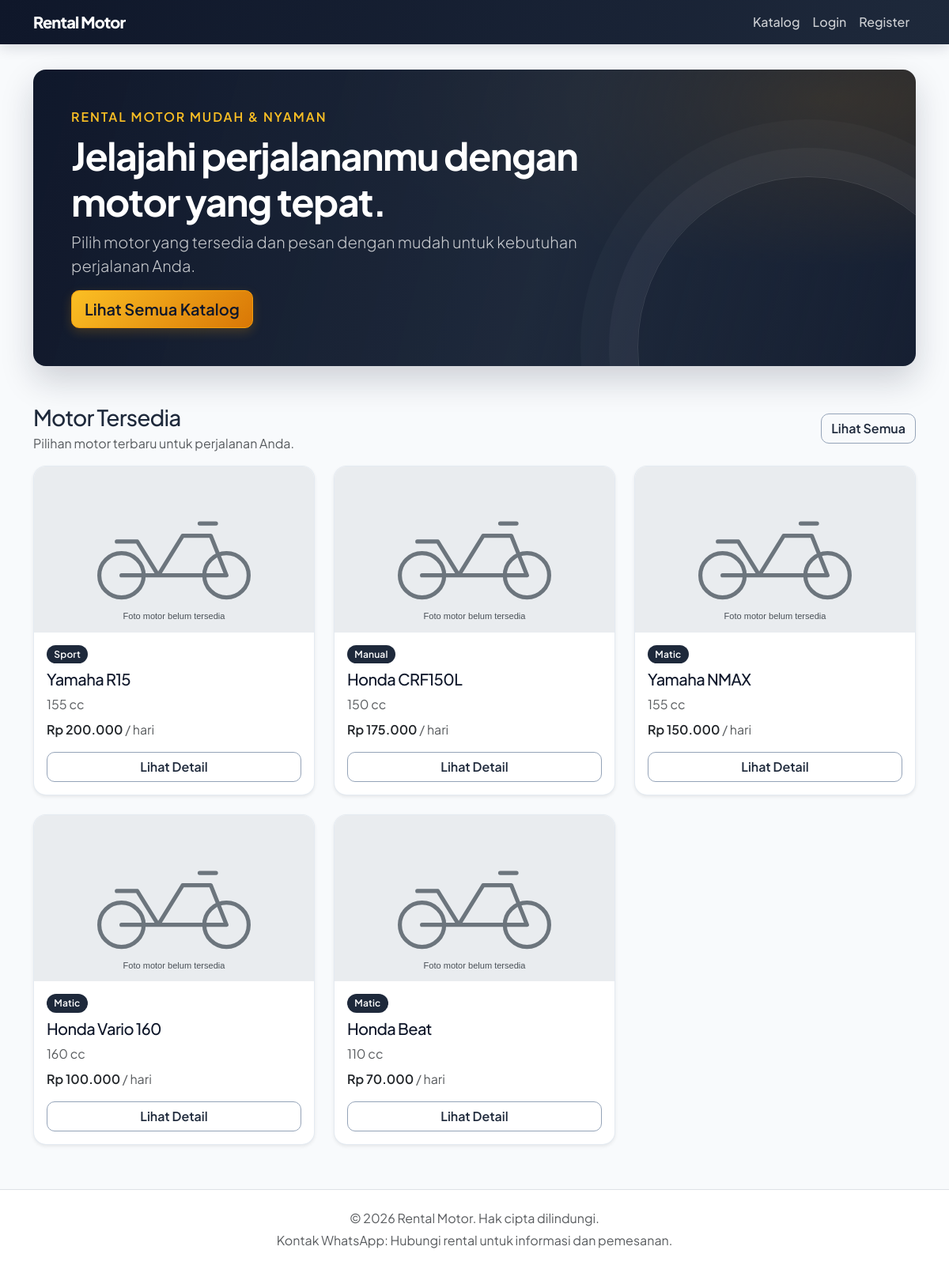
The page /public/index.php on the database its author committed.
### tables this page shows
CREATE TABLE
    motorcycles (
        id INT UNSIGNED NOT NULL AUTO_INCREMENT,
        brand VARCHAR(50) NOT NULL,  
        model VARCHAR(80) NOT NULL,  
        plate_number VARCHAR(15) NOT NULL,
        type ENUM ('matic', 'manual', 'sport') NOT NULL,
        engine_cc SMALLINT UNSIGNED NULL,
        year SMALLINT UNSIGNED NULL,
        color VARCHAR(30) NULL,
        description VARCHAR(255) NULL,  
        price_per_day INT UNSIGNED NOT NULL,  
        image VARCHAR(255) NULL,  
        status ENUM ('tersedia', 'maintenance', 'nonaktif') NOT NULL DEFAULT 'tersedia',
        created_at TIMESTAMP NOT NULL DEFAULT CURRENT_TIMESTAMP,
        updated_at TIMESTAMP NOT NULL DEFAULT CURRENT_TIMESTAMP ON UPDATE CURRENT_TIMESTAMP,
        PRIMARY KEY (id),
        UNIQUE KEY uq_motor_plate (plate_number),
        KEY idx_motor_type_status (type, status)
    );

### app/models/Motor.php (called while the page is built, shortened)
<?php
require_once __DIR__ . '/../database.php';
class Motor
{
    public static function getAllAvailableMotors(
        ?string $type_filter = null,
        ?string $search_keyword = null,
        ?int $limit = null
    ): array {
        $conditions = ["status = 'tersedia'"];
        $parameters = [];
        $search_keyword = trim((string) $search_keyword);
        $sql = 'SELECT id, brand, model, plate_number, type, engine_cc, year, color,
                       description, price_per_day, image, status, created_at, updated_at
                FROM motorcycles
                WHERE ' . implode(' AND ', $conditions) . '
                ORDER BY created_at DESC, id DESC';
        if ($limit !== null) {
            $sql .= ' LIMIT :limit';
        }
        $statement = getDBConnection()->prepare($sql);
        if ($limit !== null) {
            $statement->bindValue(':limit', $limit, PDO::PARAM_INT);
        }
        $statement->execute();
        return $statement->fetchAll();
    }
}

### app/database.php (called while the page is built, shortened)
<?php
function getDBConnection(): PDO
{
    $dsn = 'mysql:host=' . DB_HOST . ';dbname=' . DB_NAME . ';charset=utf8mb4';
    try {
        return new PDO($dsn, DB_USER, DB_PASS, [
            PDO::ATTR_ERRMODE => PDO::ERRMODE_EXCEPTION,
            PDO::ATTR_DEFAULT_FETCH_MODE => PDO::FETCH_ASSOC,
        ]);
    } catch (PDOException $exception) {
        throw new RuntimeException('Gagal terhubung ke database rental motor.', 0, $exception);
    }
}

### app/helpers.php (called while the page is built, shortened)
<?php
function format_rupiah(int|float|string $angka): string
{
    return 'Rp ' . number_format((float) $angka, 0, ',', '.');
}
function motor_image_url(?string $image): string
{
    $imageDirectory = dirname(__DIR__) . DIRECTORY_SEPARATOR . 'public' . DIRECTORY_SEPARATOR
        . 'assets' . DIRECTORY_SEPARATOR . 'img' . DIRECTORY_SEPARATOR . 'motor' . DIRECTORY_SEPARATOR;
    $imageName = $image !== null ? basename(str_replace('\\', '/', $image)) : '';
    return rtrim(BASE_URL, '/') . '/assets/img/motor/placeholder.svg';
}

### public/index.php (the view, shortened to what this page needs)
<?php
require_once __DIR__ . '/../app/helpers.php';
require_once __DIR__ . '/../app/models/Motor.php';
$motors = Motor::getAllAvailableMotors(limit: 6);
require __DIR__ . '/../app/views/layout/header.php';
?>
<section class="home-hero rounded-4 p-4 p-md-5 mb-5">
    <div class="row align-items-center">
        <div class="col-lg-8">
            <p class="text-uppercase text-primary fw-semibold mb-2">Rental Motor Mudah & Nyaman</p>
            <h1 class="display-5 fw-bold">Jelajahi perjalananmu dengan motor yang tepat.</h1>
            <p class="lead text-secondary">Pilih motor yang tersedia dan pesan dengan mudah untuk kebutuhan perjalanan Anda.</p>
            <a class="btn btn-primary btn-lg" href="<?= htmlspecialchars(BASE_URL, ENT_QUOTES, 'UTF-8') ?>/katalog.php">Lihat Semua Katalog</a>
        </div>
    </div>
</section>
<section aria-labelledby="latest-motors-title">
    <div class="d-flex justify-content-between align-items-center mb-3">
        <div>
            <h2 class="h3 mb-1" id="latest-motors-title">Motor Tersedia</h2>
            <p class="text-muted mb-0">Pilihan motor terbaru untuk perjalanan Anda.</p>
        </div>
        <a class="btn btn-outline-primary d-none d-sm-inline-block" href="<?= htmlspecialchars(BASE_URL, ENT_QUOTES, 'UTF-8') ?>/katalog.php">Lihat Semua</a>
    </div>
    <?php if ($motors === []): ?>
        <div class="alert alert-info">Belum ada motor yang tersedia saat ini.</div>
    <?php else: ?>
        <div class="row g-4">
            <?php foreach ($motors as $motor): ?>
                <div class="col-sm-6 col-lg-4">
                    <article class="card h-100 shadow-sm">
                        <img src="<?= htmlspecialchars(motor_image_url($motor['image']), ENT_QUOTES, 'UTF-8') ?>"
                             class="card-img-top" alt="<?= htmlspecialchars($motor['brand'] . ' ' . $motor['model'], ENT_QUOTES, 'UTF-8') ?>"
                             style="height: 210px; object-fit: cover;">
                        <div class="card-body d-flex flex-column">
                            <span class="badge text-bg-primary align-self-start mb-2"><?= htmlspecialchars(ucfirst($motor['type']), ENT_QUOTES, 'UTF-8') ?></span>
                            <h3 class="h5 card-title"><?= htmlspecialchars($motor['brand'] . ' ' . $motor['model'], ENT_QUOTES, 'UTF-8') ?></h3>
                            <p class="text-muted mb-2"><?= $motor['engine_cc'] !== null ? htmlspecialchars((string) $motor['engine_cc'], ENT_QUOTES, 'UTF-8') . ' cc' : 'Kapasitas mesin tidak tersedia' ?></p>
                            <p class="fw-semibold mt-auto mb-3"><?= format_rupiah($motor['price_per_day']) ?><span class="fw-normal text-muted"> / hari</span></p>
                            <a class="btn btn-outline-primary" href="<?= htmlspecialchars(BASE_URL, ENT_QUOTES, 'UTF-8') ?>/detail_motor.php?id=<?= (int) $motor['id'] ?>">Lihat Detail</a>
                        </div>
                    </article>
                </div>
            <?php endforeach; ?>
        </div>
    <?php endif; ?>
</section>
<?php require __DIR__ . '/../app/views/layout/footer.php'; ?>

### app/views/layout/header.php (shortened to what this page needs)
<?php
$isLoggedIn = isset($_SESSION['user_id']);
?>
<!doctype html>
<html lang="id">
<head>
    <link href="https://cdn.jsdelivr.net/npm/bootstrap@5.3.3/dist/css/bootstrap.min.css" rel="stylesheet">
    <link href="https://cdn.jsdelivr.net/npm/bootstrap-icons@1.11.3/font/bootstrap-icons.min.css" rel="stylesheet">
    <link href="<?= htmlspecialchars(BASE_URL, ENT_QUOTES, 'UTF-8') ?>/assets/css/style.css" rel="stylesheet">
</head>
<body>
<nav class="navbar navbar-expand-lg navbar-dark bg-dark">
    <div class="container">
        <a class="navbar-brand" href="<?= htmlspecialchars(BASE_URL, ENT_QUOTES, 'UTF-8') ?>/index.php">Rental Motor</a>
        <div class="collapse navbar-collapse" id="mainNavbar">
            <ul class="navbar-nav ms-auto">
                <li class="nav-item">
                    <a class="nav-link" href="<?= htmlspecialchars(BASE_URL, ENT_QUOTES, 'UTF-8') ?>/katalog.php">Katalog</a>
                </li>
                <?php if ($isLoggedIn): ?>
                    <li class="nav-item">
                        <a class="nav-link" href="<?= htmlspecialchars(BASE_URL, ENT_QUOTES, 'UTF-8') ?>/pesanan.php">Riwayat Pesanan</a>
                    </li>
                    <li class="nav-item">
                        <a class="nav-link" href="<?= htmlspecialchars(BASE_URL, ENT_QUOTES, 'UTF-8') ?>/profil.php">Profil</a>
                    </li>
                    <li class="nav-item">
                        <a class="nav-link" href="<?= htmlspecialchars(BASE_URL, ENT_QUOTES, 'UTF-8') ?>/logout.php">Logout</a>
                    </li>
                <?php else: ?>
                    <li class="nav-item">
                        <a class="nav-link" href="<?= htmlspecialchars(BASE_URL, ENT_QUOTES, 'UTF-8') ?>/login.php">Login</a>
                    </li>
                    <li class="nav-item">
                        <a class="nav-link" href="<?= htmlspecialchars(BASE_URL, ENT_QUOTES, 'UTF-8') ?>/register.php">Register</a>
                    </li>
                <?php endif; ?>
            </ul>
        </div>
    </div>
</nav>
<main class="container py-4">

### app/views/layout/footer.php (shortened to what this page needs)
</main>
<footer class="border-top py-4 mt-4">
    <div class="container text-center text-muted">
        <p class="mb-1">&copy; <?= date('Y') ?> Rental Motor. Hak cipta dilindungi.</p>
        <p class="mb-0">Kontak WhatsApp: Hubungi rental untuk informasi dan pemesanan.</p>
    </div>
</footer>
</body>
</html>

### public/assets/css/style.css (style rules this page uses)
:root { --color-primary: #1e293b; --color-primary-dark: #0f172a; --color-accent: #f59e0b; --color-accent-dark: #d97706; --color-success: #10b981; --color-background: #f8fafc; --color-surface: #ffffff; --color-text: #1e293b; --color-muted: #64748b; --color-border: #e2e8f0; --radius-card: 16px; --radius-control: 10px; --shadow-card: 0 4px 20px rgba(15, 23, 42, 0.06); --shadow-card-hover: 0 14px 32px rgba(15, 23, 42, 0.12); --transition-ui: 0.2s ease; }
body { min-width: 320px; background: var(--color-background); color: var(--color-text); font-family: 'Plus Jakarta Sans', sans-serif; -webkit-font-smoothing: antialiased; }
h1, h2, h3, h4, h5, h6, .navbar-brand { color: var(--color-primary-dark); font-weight: 700; letter-spacing: -0.03em; }
.navbar.bg-dark { background: linear-gradient(110deg, var(--color-primary-dark), var(--color-primary)) !important; box-shadow: 0 4px 18px rgba(15, 23, 42, 0.14); }
.navbar-brand { color: #fff; font-weight: 800; letter-spacing: -0.04em; }
.navbar .nav-link { color: rgba(255, 255, 255, 0.78); font-weight: 500; transition: color var(--transition-ui); }
main.container { min-height: calc(100vh - 190px); padding-top: 2rem !important; padding-bottom: 2rem !important; }
.home-hero { position: relative; overflow: hidden; isolation: isolate; min-height: 310px; display: flex; align-items: center; color: #fff; background: linear-gradient(105deg, rgba(15, 23, 42, 0.96), rgba(30, 41, 59, 0.84) 58%, rgba(15, 23, 42, 0.52)), radial-gradient(ellipse at 90% 10%, rgba(245, 158, 11, 0.36), transparent 44%), #1e293b; box-shadow: 0 18px 42px rgba(15, 23, 42, 0.18); }
.home-hero::after { position: absolute; z-index: -1; right: -5rem; bottom: -12rem; width: 27rem; height: 27rem; border: 1px solid rgba(255, 255, 255, 0.12); border-radius: 50%; box-shadow: 0 0 0 36px rgba(255, 255, 255, 0.035), 0 0 0 72px rgba(255, 255, 255, 0.025); content: ''; }
.home-hero h1, .home-hero .lead { color: #fff; }
.home-hero .text-primary { color: #fbbf24 !important; letter-spacing: 0.12em; }
.home-hero .lead { max-width: 42rem; color: rgba(255, 255, 255, 0.76) !important; }
.card { overflow: hidden; border: 1px solid rgba(226, 232, 240, 0.9); border-radius: var(--radius-card); background-color: var(--color-surface); box-shadow: var(--shadow-card); transition: transform 0.3s ease, box-shadow 0.3s ease, border-color 0.3s ease; }
.card-img-top { object-fit: cover; }
.card-title { color: var(--color-primary-dark); }
.badge { padding: 0.48em 0.78em; border-radius: 999px; font-weight: 600; letter-spacing: 0.01em; }
.text-bg-primary { color: #fff !important; background-color: var(--color-primary) !important; }
.btn { border-radius: var(--radius-control); font-weight: 600; transition: transform var(--transition-ui), box-shadow var(--transition-ui), background-color var(--transition-ui), border-color var(--transition-ui); }
.btn-primary { border-color: var(--color-accent); background: linear-gradient(135deg, #fbbf24, var(--color-accent-dark)); color: var(--color-primary-dark); box-shadow: 0 5px 14px rgba(245, 158, 11, 0.2); }
.btn-outline-primary { --bs-btn-color: var(--color-primary); --bs-btn-border-color: #94a3b8; --bs-btn-hover-bg: var(--color-primary); --bs-btn-hover-border-color: var(--color-primary); --bs-btn-active-bg: var(--color-primary-dark); --bs-btn-active-border-color: var(--color-primary-dark); }
footer { background: #fff; color: var(--color-muted); }

### rows shown on the page
motorcycles: type "Sport", brand+model "Yamaha R15", engine_cc "155", price_per_day "Rp 200.000"
motorcycles: type "Manual", brand+model "Honda CRF150L", engine_cc "150", price_per_day "Rp 175.000"
motorcycles: type "Matic", brand+model "Yamaha NMAX", engine_cc "155", price_per_day "Rp 150.000"
motorcycles: type "Matic", brand+model "Honda Vario 160", engine_cc "160", price_per_day "Rp 100.000"
motorcycles: type "Matic", brand+model "Honda Beat", engine_cc "110", price_per_day "Rp 70.000"
